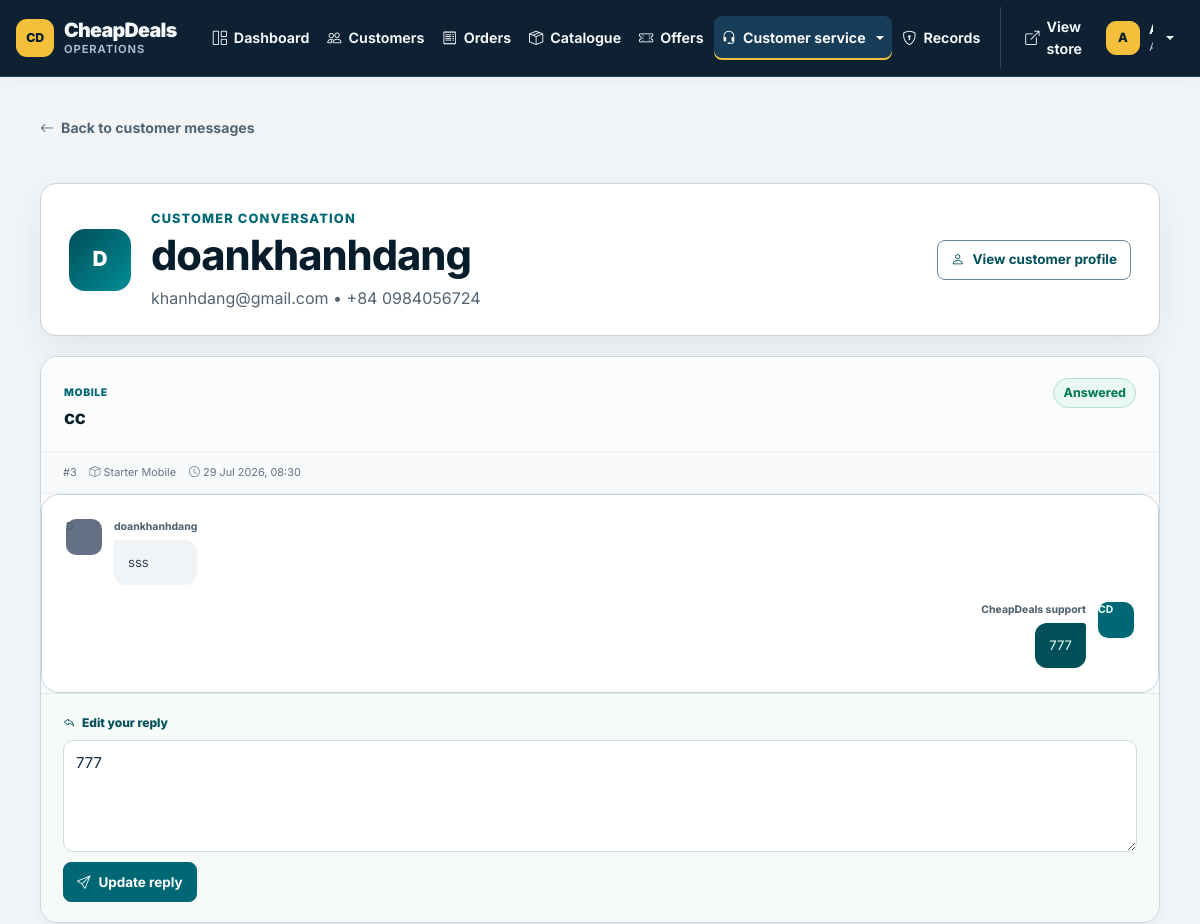
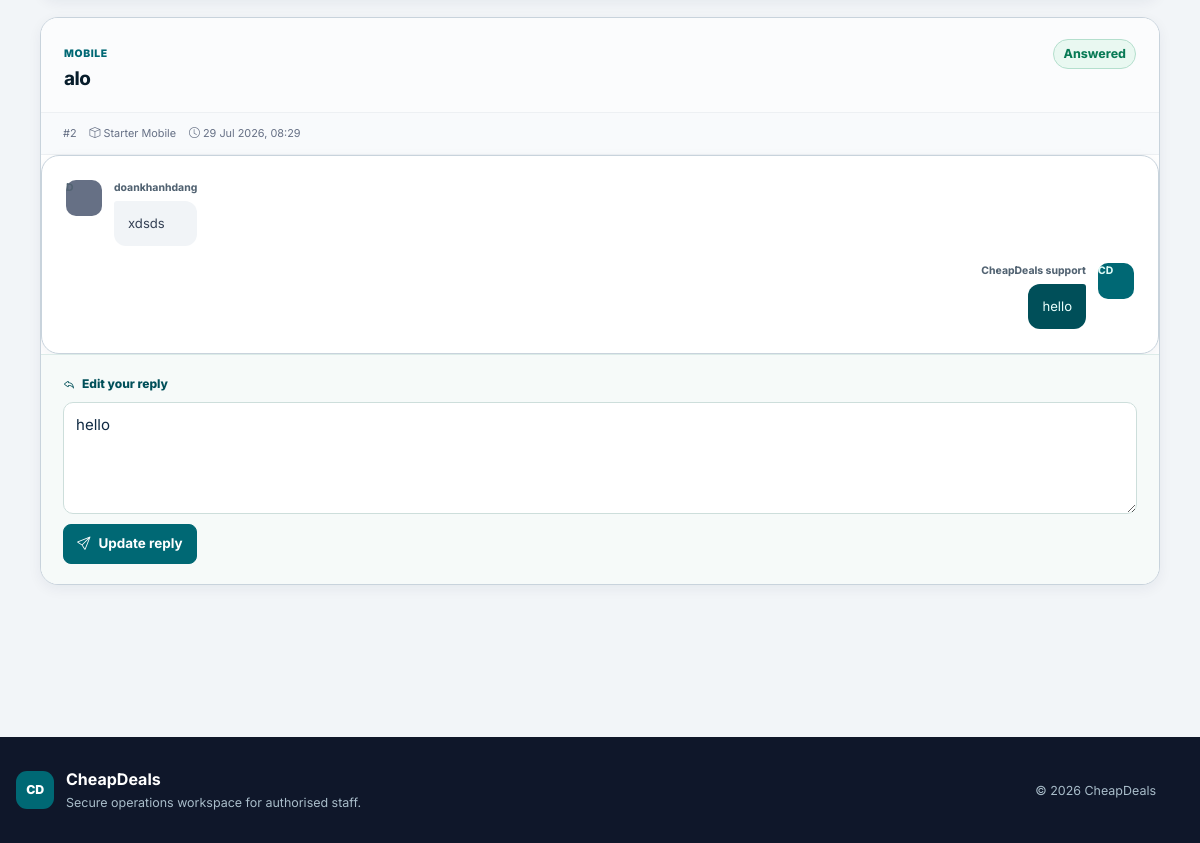
Page /COMP1807/cheapdeals/public/crm/enquiries/customer?id=3 (signed in) on the committed database (2 pictures, top to bottom).
### tables this page shows
CREATE TABLE `users` (
  `id` int(11) NOT NULL,
  `full_name` varchar(100) NOT NULL,
  `email` varchar(100) NOT NULL,
  `password` varchar(255) NOT NULL,
  `phone` varchar(20) DEFAULT NULL,
  `address` text DEFAULT NULL,
  `credit_card` varchar(50) DEFAULT NULL,
  `role` enum('customer','csr','admin') DEFAULT 'customer',
  `created_at` timestamp NOT NULL DEFAULT current_timestamp(),
  `card_type` varchar(20) DEFAULT NULL,
  `card_expiry` varchar(5) DEFAULT NULL
);

CREATE TABLE `enquiries` (
  `id` int(11) NOT NULL,
  `user_id` int(11) DEFAULT NULL,
  `package_id` int(11) DEFAULT NULL,
  `subject` varchar(255) DEFAULT NULL,
  `message` text DEFAULT NULL,
  `reply` text DEFAULT NULL,
  `status` enum('Pending','Answered') DEFAULT 'Pending',
  `created_at` timestamp NOT NULL DEFAULT current_timestamp()
);

CREATE TABLE `packages` (
  `id` int(11) NOT NULL,
  `package_name` varchar(100) DEFAULT NULL,
  `category` enum('Mobile','Broadband','Tablet') DEFAULT NULL,
  `price` decimal(10,2) DEFAULT NULL,
  `minutes` int(11) DEFAULT NULL,
  `sms` int(11) DEFAULT NULL,
  `data_gb` int(11) DEFAULT NULL,
  `description` text DEFAULT NULL,
  `stock` int(11) DEFAULT 100,
  `image` varchar(255) DEFAULT NULL,
  `is_active` tinyint(1) NOT NULL DEFAULT 1
);

### app/core/Controller.php (called while the page is built, shortened)
<?php
class Controller
{
    public function __construct()
    {
        $this->db = new Database();
    }
    protected function view(string $view, array $data = []): void
    {
        extract($data);
        require APP_ROOT . '/views/layout/header.php';
        require APP_ROOT . '/views/layout/navbar.php';
        require APP_ROOT . '/views/' . $view . '.php';
        require APP_ROOT . '/views/layout/footer.php';
    }
    protected function input(string $key, string $default = ''): string
    {
        return trim((string) ($_POST[$key] ?? $_GET[$key] ?? $default));
    }
}

### app/core/Database.php (called while the page is built, shortened)
<?php
class Database
{
    private PDO $pdo;
    public function __construct()
    {
        $dsn = 'mysql:host=' . DB_HOST . ';dbname=' . DB_NAME . ';charset=utf8mb4';
        $this->pdo = new PDO($dsn, DB_USER, DB_PASS, [
            PDO::ATTR_ERRMODE => PDO::ERRMODE_EXCEPTION,
            PDO::ATTR_DEFAULT_FETCH_MODE => PDO::FETCH_ASSOC,
        ]);
        $this->ensureSchema();
    }
    public function fetchAll(string $sql, array $params = []): array
    {
        $stmt = $this->pdo->prepare($sql);
        $stmt->execute($params);
        return $stmt->fetchAll();
    }
    public function fetch(string $sql, array $params = []): ?array
    {
        $stmt = $this->pdo->prepare($sql);
        $stmt->execute($params);
        $row = $stmt->fetch();
        return $row ?: null;
    }
    public function execute(string $sql, array $params = []): bool
    {
        $stmt = $this->pdo->prepare($sql);
        return $stmt->execute($params);
    }
    private function ensureSchema(): void
    {
        $paymentColumns = array_column(
            $this->fetchAll('SHOW COLUMNS FROM payments'),
            'Field'
        );
    }
}

### app/controllers/CRMController.php (called while the page is built, shortened)
<?php
class CRMController extends Controller
{
    public function __construct()
    {
        parent::__construct();
    }
    public function customerEnquiries(): void
    {
        $customerId = (int) $this->input('id');
        $customer = (new Customer($this->db))->find($customerId);
        $enquiries = $customer
            ? (new Enquiry($this->db))->forUser($customerId)
            : [];
        if (!$customer) {
            http_response_code(404);
        } else {
            unset(
                $customer['password'],
                $customer['credit_card'],
                $customer['card_type'],
                $customer['card_expiry']
            );
        }
        $this->view('crm/customer-enquiries', [
            'title' => $customer
                ? $customer['full_name'] . ' - Messages'
                : 'Customer not found',
            'customer' => $customer,
            'enquiries' => $enquiries,
        ]);
    }
}

### app/core/Router.php (called while the page is built, shortened)
<?php
class Router
{
    private array $routes = [];
    public function get(string $path, array $handler): void
    {
        $this->routes['GET'][$this->normalize($path)] = $handler;
    }
    public function post(string $path, array $handler): void
    {
        $this->routes['POST'][$this->normalize($path)] = $handler;
    }
    public function dispatch(): void
    {
        $path = $this->normalize((string) parse_url($_SERVER['REQUEST_URI'], PHP_URL_PATH));
        $base = $this->normalize(BASE_PATH);
        if ($base !== '/' && str_starts_with($path, $base)) {
            $path = $this->normalize(substr($path, strlen($base)));
        }
        $method = $_SERVER['REQUEST_METHOD'] ?? 'GET';
        $handler = $this->routes[$method][$path] ?? null;
        [$controller, $action] = $handler;
        (new $controller())->$action();
    }
    private function normalize(string $path): string
    {
        $path = '/' . trim($path, '/');
        return $path === '//' ? '/' : $path;
    }
}

### public/index.php (called while the page is built, shortened)
<?php
require_once __DIR__ . '/../app/config/config.php';
require_once APP_ROOT . '/core/Database.php';
require_once APP_ROOT . '/core/Controller.php';
require_once APP_ROOT . '/core/Router.php';
$router = new Router();
$router->get('/', [PackageController::class, 'index']);
$router->get('/packages', [PackageController::class, 'index']);
$router->get('/package', [PackageController::class, 'detail']);
$router->get('/combos', [DealController::class, 'index']);
$router->get('/combo', [DealController::class, 'detail']);
$router->get('/offers', [OfferController::class, 'index']);
$router->get('/enquiry', [EnquiryController::class, 'create']);
$router->post('/enquiry', [EnquiryController::class, 'store']);
$router->get('/messages', [CustomerController::class, 'messages']);
$router->get('/checkout', [OrderController::class, 'checkout']);
$router->post('/checkout', [OrderController::class, 'store']);
$router->get('/order/success', [OrderController::class, 'success']);
$router->post('/cart/add', [CartController::class, 'add']);
$router->post('/cart/add-deal', [CartController::class, 'addDeal']);
$router->post('/cart/update', [CartController::class, 'update']);
$router->post('/cart/remove', [CartController::class, 'remove']);
$router->get('/payment', [PaymentController::class, 'payment']);
$router->post('/payment', [PaymentController::class, 'store']);
$router->get('/login', [AuthController::class, 'login']);
$router->post('/login', [AuthController::class, 'authenticate']);
$router->get(
    '/forgot-password',
    [AuthController::class, 'forgotPassword']
);
$router->post(
    '/forgot-password/verify',
    [AuthController::class, 'verifyResetAccount']
);
$router->post(
    '/forgot-password/reset',
    [AuthController::class, 'resetPassword']
);
$router->get('/register', [AuthController::class, 'register']);
$router->post('/register', [AuthController::class, 'store']);
$router->get(
    '/register/success',
    [AuthController::class, 'registrationSuccess']
);
$router->get('/logout', [AuthController::class, 'logout']);
$router->post('/logout', [AuthController::class, 'logout']);
$router->get('/account', [CustomerController::class, 'account']);
$router->get('/bill', [CustomerController::class, 'bill']);
$router->get('/subscription', [CustomerController::class, 'subscription']);
$router->post('/subscription/update', [CustomerController::class, 'updateSubscription']);
$router->get('/profile', [CustomerController::class, 'profile']);
$router->post('/profile', [CustomerController::class, 'update']);
$router->post(
    '/profile/payment',
    [CustomerController::class, 'updatePayment']
);
$router->post(
    '/profile/password',
    [CustomerController::class, 'changePassword']
);
$router->get('/crm', [CRMController::class, 'dashboard']);
$router->get('/crm/packages', [CRMController::class, 'packages']);
$router->get('/crm/orders', [CRMController::class, 'orders']);
$router->get('/crm/subscription-changes', [CRMController::class, 'subscriptionChanges']);
$router->get('/crm/customers', [CRMController::class, 'customers']);
$router->post('/crm/customers/create', [CRMController::class, 'createCustomer']);
$router->get('/crm/customer', [CRMController::class, 'customerDetail']);
$router->get('/crm/records', [CRMController::class, 'records']);
$router->get('/crm/record', [CRMController::class, 'recordDetail']);
$router->get('/crm/telephone-order', [CRMController::class, 'telephoneOrder']);
$router->post('/crm/telephone-order/verify', [CRMController::class, 'verifyTelephoneCustomer']);
$router->post('/crm/telephone-order/create-customer', [CRMController::class, 'createTelephoneCustomer']);
$router->post('/crm/telephone-order/place', [CRMController::class, 'placeTelephoneOrder']);
$router->post('/crm/telephone-order/cancel', [CRMController::class, 'cancelTelephoneOrder']);
$router->get('/crm/enquiries', [CRMController::class, 'enquiries']);
$router->get('/crm/enquiries/customer', [CRMController::class, 'customerEnquiries']);
$router->post('/crm/enquiries/reply', [CRMController::class, 'replyEnquiry']);
$router->get('/crm/package/add', [CRMController::class, 'addPackage']);
$router->get('/crm/package/edit', [CRMController::class, 'editPackage']);
$router->post('/crm/package/save', [CRMController::class, 'savePackage']);
$router->post('/crm/package/delete', [CRMController::class, 'deletePackage']);
$router->post('/crm/package/reactivate', [CRMController::class, 'reactivatePackage']);
$router->get('/crm/offers', [AdminOfferController::class, 'index']);
$router->get('/crm/offer/add', [AdminOfferController::class, 'add']);
$router->get('/crm/offer/edit', [AdminOfferController::class, 'edit']);
$router->post('/crm/offer/save', [AdminOfferController::class, 'save']);
$router->post('/crm/offer/archive', [AdminOfferController::class, 'archive']);
$router->post('/crm/offer/reactivate', [AdminOfferController::class, 'reactivate']);
$router->post(
    '/profile/payment/add',
    [CustomerController::class, 'addPaymentMethod']
);
$router->post(
    '/profile/payment/verify',
    [CustomerController::class, 'verifyPaymentMethod']
);
$router->post(
    '/profile/payment/delete',
    [CustomerController::class, 'deletePaymentMethod']
);
$router->post(
    '/profile/payment/default',
    [CustomerController::class, 'setDefaultPaymentMethod']
);
$router->dispatch();

### app/models/Customer.php (called while the page is built, shortened)
<?php
class Customer
{
    public function find(int $id): ?array
    {
        return $this->db->fetch(
            'SELECT *
             FROM users
             WHERE id = ?',
            [$id]
        );
    }
}

### app/config/config.php (called while the page is built, shortened)
<?php
function url(string $path = ''): string
{
    $path = '/' . ltrim($path, '/');
    return (BASE_PATH ?: '') . ($path === '/' ? '/' : $path);
}
function e(?string $value): string
{
    return htmlspecialchars((string) $value, ENT_QUOTES, 'UTF-8');
}

### app/models/Enquiry.php (called while the page is built, shortened)
<?php
class Enquiry
{
    public function forUser(int $userId): array
    {
        return $this->db->fetchAll(
            'SELECT enquiries.*, packages.package_name, packages.category
             FROM enquiries
             LEFT JOIN packages ON packages.id = enquiries.package_id
             WHERE enquiries.user_id = ?
             ORDER BY enquiries.id DESC',
            [$userId]
        );
    }
}

### app/views/crm/customer-enquiries.php (the view, shortened to what this page needs)
<?php if (!$customer): ?>
    <section class="section narrow">
        <h1>Customer not found</h1>
        <p>The requested customer account does not exist.</p>
        <a class="btn primary" href="<?= url('/crm/enquiries') ?>">Back to messages</a>
    </section>
<?php else: ?>
    <section class="admin-enquiries admin-customer-chat">
        <a class="checkout-back" href="<?= url('/crm/enquiries') ?>">
            <i class="bi bi-arrow-left"></i> Back to customer messages
        </a>
        <header class="admin-chat-header">
            <span class="admin-chat-avatar">
                <?= e(strtoupper(substr($customer['full_name'], 0, 1))) ?>
            </span>
            <div>
                <p class="eyebrow">Customer conversation</p>
                <h1><?= e($customer['full_name']) ?></h1>
                <p>
                    <?= e($customer['email']) ?>
                    <?php if (!empty($customer['phone'])): ?>
                        &bull; <?= e($customer['phone']) ?>
                    <?php endif; ?>
                </p>
            </div>
            <a class="btn outline small" href="<?= url('/crm/customer?id=' . (int) $customer['id']) ?>">
                <i class="bi bi-person"></i> View customer profile
            </a>
        </header>
        <div class="admin-message-list">
            <?php foreach ($enquiries as $enquiry): ?>
                <article class="admin-message-card">
                    <header>
                        <div>
                            <span class="conversation-category">
                                <?= e($enquiry['category'] ?? 'General') ?>
                            </span>
                            <h2><?= e($enquiry['subject']) ?></h2>
                        </div>
                        <span class="message-status <?= $enquiry['status'] === 'Answered' ? 'is-answered' : '' ?>">
                            <?= e($enquiry['status']) ?>
                        </span>
                    </header>
                    <div class="admin-message-meta">
                        <span>#<?= (int) $enquiry['id'] ?></span>
                        <span><i class="bi bi-box"></i> <?= e($enquiry['package_name'] ?? 'General enquiry') ?></span>
                        <span><i class="bi bi-clock"></i> <?= e(date('d M Y, H:i', strtotime($enquiry['created_at']))) ?></span>
                    </div>
                    <div class="message-thread">
                        <div class="message-bubble">
                            <span class="message-avatar">
                                <?= e(strtoupper(substr($customer['full_name'], 0, 1))) ?>
                            </span>
                            <div>
                                <span><?= e($customer['full_name']) ?></span>
                                <p><?= nl2br(e($enquiry['message'])) ?></p>
                            </div>
                        </div>
                        <?php if (!empty($enquiry['reply'])): ?>
                            <div class="message-bubble admin-bubble">
                                <span class="message-avatar">CD</span>
                                <div>
                                    <span>CheapDeals support</span>
                                    <p><?= nl2br(e($enquiry['reply'])) ?></p>
                                </div>
                            </div>
                        <?php endif; ?>
                    </div>
                    <form class="admin-reply-form" method="post" action="<?= url('/crm/enquiries/reply') ?>">
                        <label>
                            <i class="bi bi-reply"></i>
                            <?= $enquiry['status'] === 'Answered' ? 'Edit your reply' : 'Reply to customer' ?>
                        </label>
                        <textarea
                            name="reply"
                            rows="3"
                            required
                            placeholder="Write a clear and helpful response..."
                        ><?= e($enquiry['reply'] ?? '') ?></textarea>
                        <button class="btn primary small" type="submit">
                            <i class="bi bi-send"></i>
                            <?= $enquiry['status'] === 'Answered' ? 'Update reply' : 'Send reply' ?>
                        </button>
                    </form>
                </article>
            <?php endforeach; ?>
        </div>
    </section>
<?php endif; ?>

### rows in the picture
users: full_name "D", full_name "doankhanhdang", email "khanhdang@gmail.com", phone "+84 0984056724"
enquiries: package.category "MOBILE", subject "cc", status "Answered", id "3", package.package_name "Starter Mobile", created_at "29 Jul 2026, 08:30", user.full_name "D", user.full_name "doankhanhdang", message "sss", reply "777", shows "Edit your reply", shows "Update reply"
enquiries: package.category "MOBILE", subject "alo", status "Answered", id "2", package.package_name "Starter Mobile", created_at "29 Jul 2026, 08:29", user.full_name "D", user.full_name "doankhanhdang", message "xdsds", reply "hello", shows "Edit your reply", shows "Update reply"

### other values in the picture
substr((string) ($navCustomer['full_name'] ?? 'S'), 0, 1) "A"
